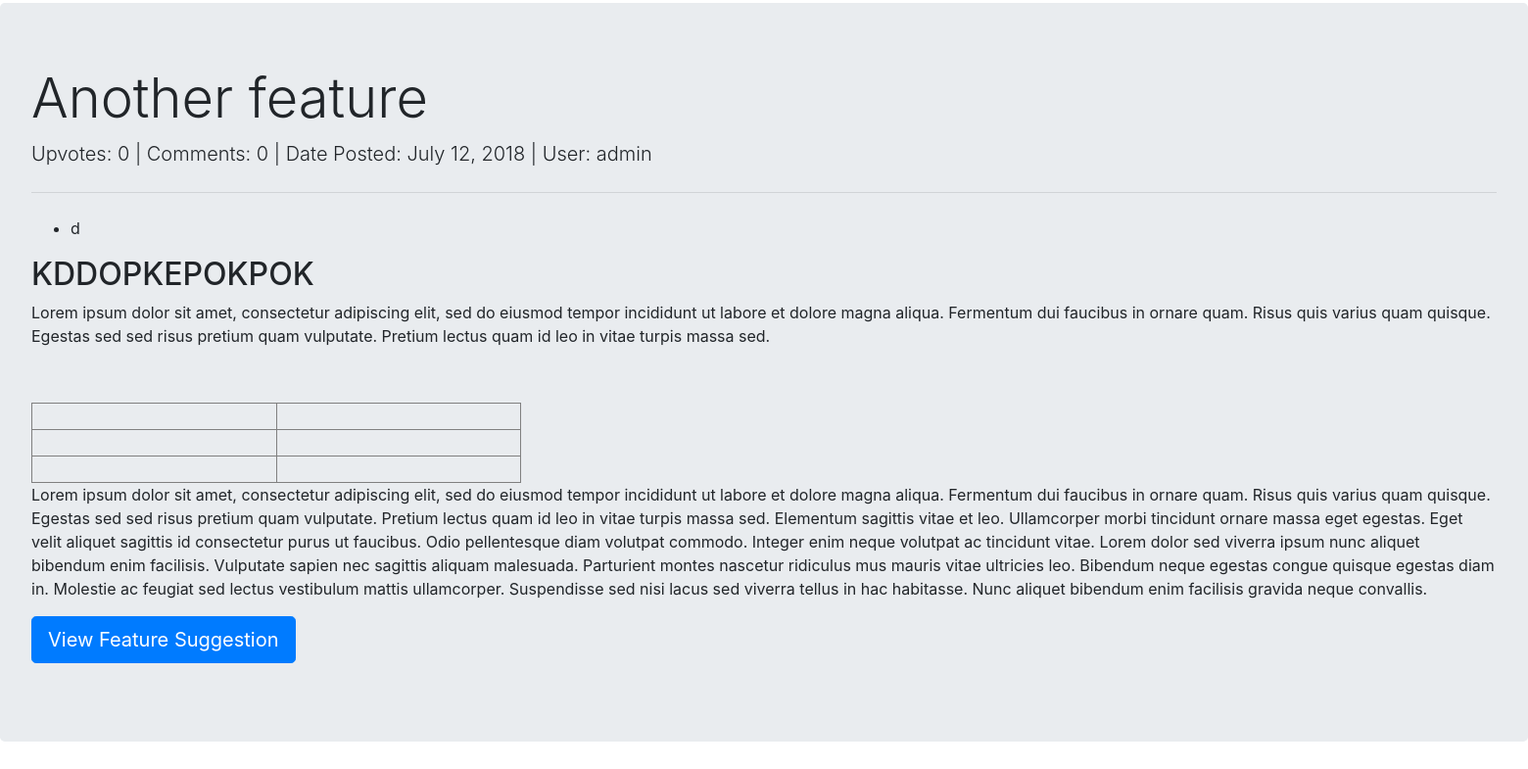
The app's page /suggestions/ (lower part), older data.
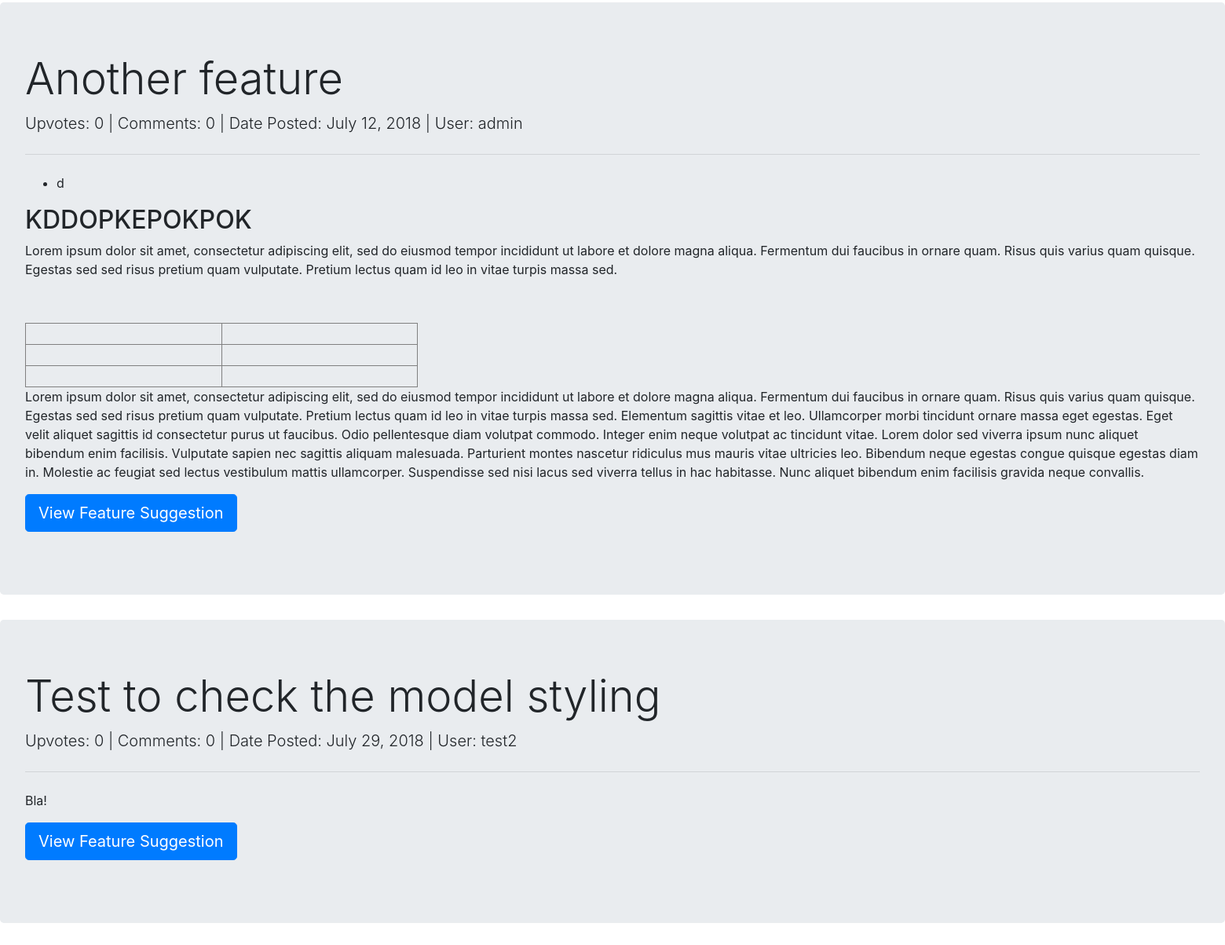
The same page, newer data.
### usersuggestions/models.py (models this page shows, shortened)
class Suggestion(models.Model):
    suggestion_choices = ((True, 'Feature'), (False, 'Bug Fix'))
    is_feature = models.BooleanField(blank=False, default=False, choices=suggestion_choices)
    user = models.ForeignKey(User, null=False, on_delete=models.PROTECT)
    title = models.CharField(max_length=200, blank=False)
    details = RichTextUploadingField()
    date_time = models.DateTimeField(auto_now_add=True)
    delay_submission = models.BooleanField(null=False, blank=True, default=False)

### accounts/models.py (models this page shows)
class User(AbstractUser):
    USERNAME_FIELD = "email"
    email = models.EmailField(('email address'), blank=False, unique=True)
    REQUIRED_FIELDS = []
    def __str__(self):
        return self.username

### usersuggestions/views.py (the view)
# urls.py: url(r'^sort/(?P<sorting>[-\w]+)$', render_issue_tracker, name='issue_tracker'),
def render_issue_tracker(request, sorting="oldest"):
    voting_end_date = get_voting_end_date()
    current_features = return_current_features(sorting)
    bugs = return_all_current_bugs(sorting)
    completed_suggestions = return_completed_suggestions()
    current_winner = SuggestionAdminPage.objects.get(current_winner=True)
    promoted_features = get_promoted_features()
    return render(request, "issue_tracker.html", {"features": current_features, "bugs": bugs,
                                         "voting_end_date": voting_end_date, "promoted_features": promoted_features, "completed_suggestions": completed_suggestions, "current_winner": current_winner})

### market/cart.py (called while the page is built)
    def __len__(self):
        return sum(item['quantity'] for item in self.cart.values())

### market/contexts.py (called while the page is built)
def cart(request):
    return {'cart': Cart(request)}

def usercoins(request):
    if request.user.is_authenticated:
        user = request.user
        coins_amount = UserCoins.objects.get(user=user).coins
        return {"usercoins":coins_amount}
    else:
        return {"usercoins": None}

### usersuggestions/helpers.py (called while the page is built)
def return_current_features(sorting="-upvotes"):
    if sorting == "oldest":
        sorting = "date_time"
    elif sorting == "newest":
        sorting = "-date_time"
    elif sorting == "comments":
        sorting = "-comments"
    else:
        sorting = "-upvotes"
    return Suggestion.objects.filter(is_feature=True, suggestionadminpage__in_current_voting_cycle=True).annotate(
        upvotes=Count("upvote", distinct=True)).annotate(
        comments=Count("comment", distinct=True, filter=Q(comment__admin_page_comment=False))).order_by(sorting)

### usersuggestions/voting.py (called while the page is built)
def get_voting_end_date():
    try:
        current_winner = SuggestionAdminPage.objects.get(current_winner="True")
        return current_winner.expected_completion_date
    except:
        return datetime.date.today() + datetime.timedelta(days=5)

### usersuggestions/templates/issue_tracker.html (shortened to what this page needs)
{% extends 'base.html' %}
{% block content %}
<main id="issue-tracker">
<div class="tab-content" id="myTabContent">
  <div class="tab-pane fade show active" id="features" role="tabpanel" aria-labelledby="features-tab">
{% for feature in features %}
<div class="jumbotron">
  <h1 class="suggestion-title display-4">{{ feature.title }}</h1>
  <p class="suggestion-meta lead">Upvotes: {{ feature.upvotes }} | Comments: {{ feature.comments }} | Date Posted: {{ feature.date_time.date }} | User: {{ feature.user }}</p>
  <hr class="my-4">
    <div class="suggestion-details">
  <p>{{ feature.details|safe }}</p>
  </div>
  <p class="lead">
<a href="{% url 'view_suggestion' feature.id %}" class="btn view-suggestion-btn btn-primary btn-lg">View Feature Suggestion</a>
</p>
</div>
{% endfor %}
      </div>
</div>
</main>
{% endblock %}

Row changes from the older to the newer data that the page shows:
added Suggestion: title "Test to check the model styling", upvotes "0", comments "0", date_time "July 29, 2018", user "test2", details "Bla!"
